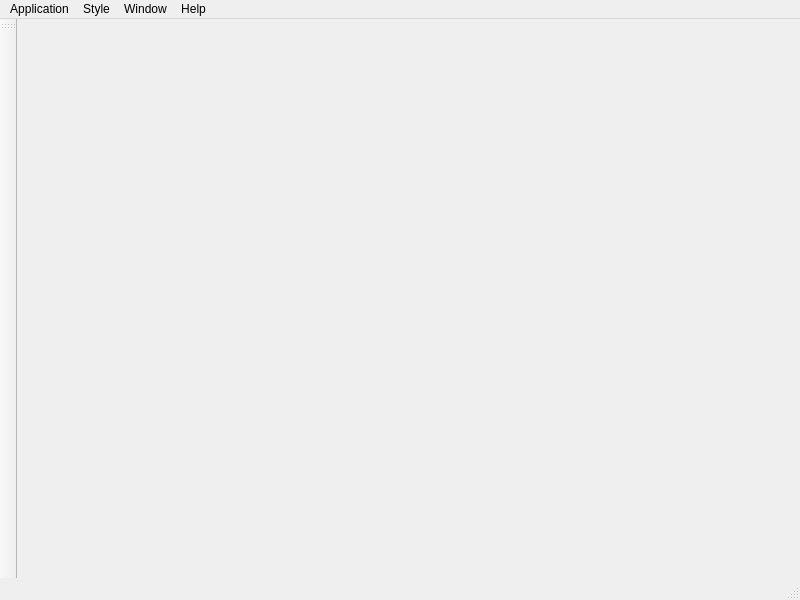
<?xml version="1.0" encoding="UTF-8"?>
<ui version="4.0">
 <class>MainWindow</class>
 <widget class="QMainWindow" name="MainWindow">
  <property name="geometry">
   <rect>
    <x>0</x>
    <y>0</y>
    <width>800</width>
    <height>600</height>
   </rect>
  </property>
  <property name="windowTitle">
   <string>MainWindow</string>
  </property>
  <property name="windowIcon">
   <iconset resource="resources/resource.qrc">
    <normaloff>:/application.ico</normaloff>:/application.ico</iconset>
  </property>
  <widget class="QWidget" name="centralwidget"/>
  <widget class="QMenuBar" name="menubar">
   <property name="geometry">
    <rect>
     <x>0</x>
     <y>0</y>
     <width>800</width>
     <height>21</height>
    </rect>
   </property>
   <widget class="QMenu" name="menuApplication">
    <property name="title">
     <string>Application</string>
    </property>
    <addaction name="actionClose"/>
   </widget>
   <widget class="QMenu" name="menuStyle">
    <property name="title">
     <string>Style</string>
    </property>
   </widget>
   <widget class="QMenu" name="menuWindow">
    <property name="title">
     <string>Window</string>
    </property>
   </widget>
   <widget class="QMenu" name="menuHelp">
    <property name="title">
     <string>Help</string>
    </property>
    <addaction name="actionAbout"/>
   </widget>
   <addaction name="menuApplication"/>
   <addaction name="menuStyle"/>
   <addaction name="menuWindow"/>
   <addaction name="menuHelp"/>
  </widget>
  <widget class="QStatusBar" name="statusbar"/>
  <widget class="QToolBar" name="toolbar">
   <property name="windowTitle">
    <string>toolBar</string>
   </property>
   <attribute name="toolBarArea">
    <enum>LeftToolBarArea</enum>
   </attribute>
   <attribute name="toolBarBreak">
    <bool>false</bool>
   </attribute>
  </widget>
  <action name="actionAbout">
   <property name="text">
    <string>About</string>
   </property>
  </action>
  <action name="actionClose">
   <property name="text">
    <string>Close</string>
   </property>
  </action>
 </widget>
 <resources>
  <include location="resources/resource.qrc"/>
 </resources>
 <connections>
  <connection>
   <sender>actionClose</sender>
   <signal>triggered()</signal>
   <receiver>MainWindow</receiver>
   <slot>close()</slot>
   <hints>
    <hint type="sourcelabel">
     <x>-1</x>
     <y>-1</y>
    </hint>
    <hint type="destinationlabel">
     <x>399</x>
     <y>299</y>
    </hint>
   </hints>
  </connection>
 </connections>
</ui>
